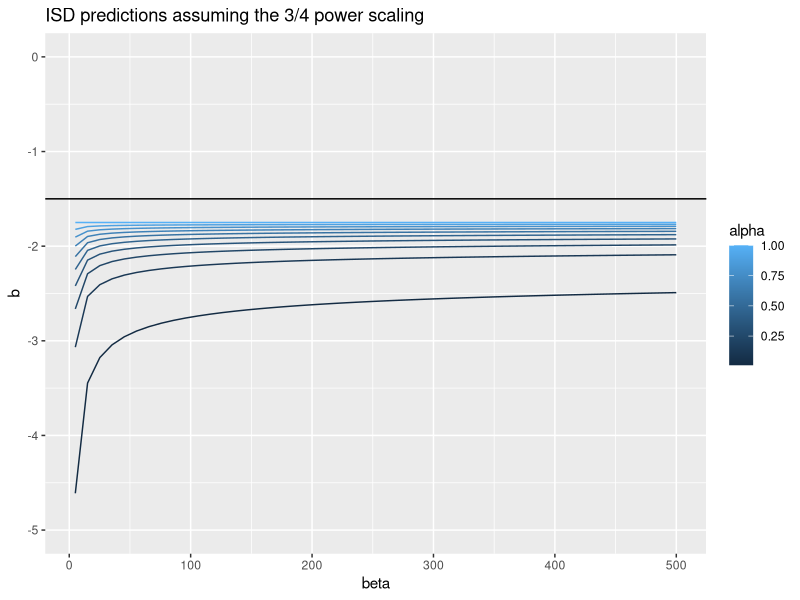
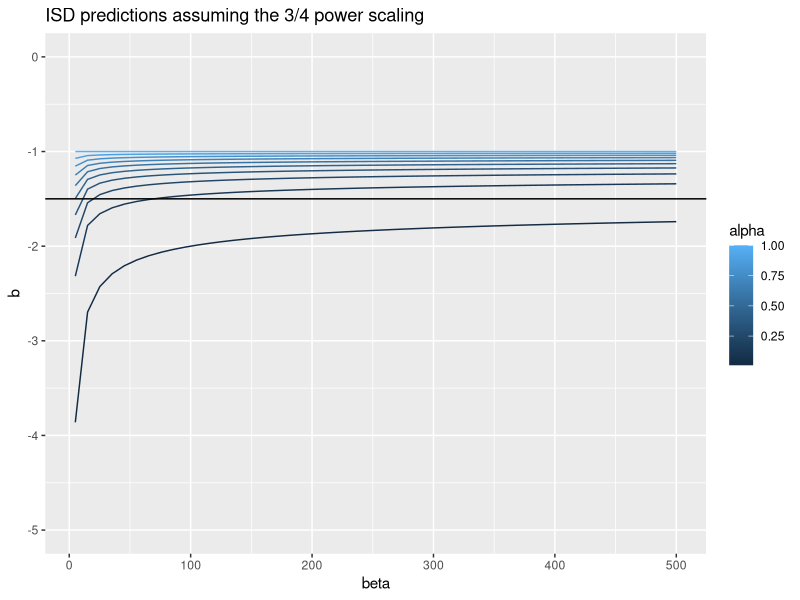

Reproduce these figures in R, in order.
## ---- chunk 1
knitr::opts_chunk$set(
	echo = FALSE,
	message = FALSE,
	warning = FALSE
)
library(tidyverse)
## ---- chunk 2
alpha = seq(0.01,1, length.out = 10)
beta = seq(5, 500, length.out = 50)


simulations = tibble(alpha = alpha) %>% 
  expand_grid(beta = beta) %>% 
  mutate(b = (log(alpha)/log(beta)) - 7/4)


simulations %>% 
  ggplot(aes(x = beta, y = b, color = alpha)) + 
  geom_line(aes(group = alpha)) +
  ylim(-5, 0) +
  geom_hline(yintercept = -1.5) +
  labs(title = "ISD predictions assuming the 3/4 power scaling")
## ---- chunk 3
alpha = seq(0.01,1, length.out = 10)
beta = seq(5, 500, length.out = 50)


simulations = tibble(alpha = alpha) %>% 
  expand_grid(beta = beta) %>% 
  mutate(b = (log(alpha)/log(beta)) - 4/4)


simulations %>% 
  ggplot(aes(x = beta, y = b, color = alpha)) + 
  geom_line(aes(group = alpha)) +
  ylim(-5, 0) +
  geom_hline(yintercept = -1.5) +
  labs(title = "ISD predictions assuming the 3/4 power scaling")
